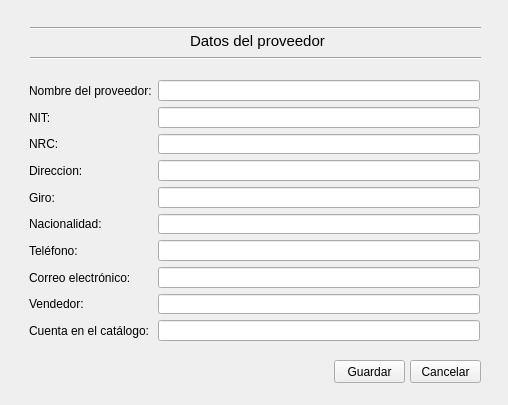
<?xml version="1.0" encoding="UTF-8"?>
<ui version="4.0">
 <class>New</class>
 <widget class="QWidget" name="New">
  <property name="geometry">
   <rect>
    <x>0</x>
    <y>0</y>
    <width>508</width>
    <height>405</height>
   </rect>
  </property>
  <property name="maximumSize">
   <size>
    <width>16777215</width>
    <height>687</height>
   </size>
  </property>
  <property name="windowTitle">
   <string>Datos del proveedor</string>
  </property>
  <widget class="QLabel" name="label">
   <property name="geometry">
    <rect>
     <x>190</x>
     <y>30</y>
     <width>141</width>
     <height>21</height>
    </rect>
   </property>
   <property name="font">
    <font>
     <pointsize>11</pointsize>
     <weight>50</weight>
     <bold>false</bold>
    </font>
   </property>
   <property name="text">
    <string>Datos del proveedor</string>
   </property>
  </widget>
  <widget class="Line" name="line">
   <property name="geometry">
    <rect>
     <x>30</x>
     <y>50</y>
     <width>451</width>
     <height>16</height>
    </rect>
   </property>
   <property name="orientation">
    <enum>Qt::Horizontal</enum>
   </property>
  </widget>
  <widget class="Line" name="line_2">
   <property name="geometry">
    <rect>
     <x>30</x>
     <y>20</y>
     <width>451</width>
     <height>16</height>
    </rect>
   </property>
   <property name="orientation">
    <enum>Qt::Horizontal</enum>
   </property>
  </widget>
  <widget class="QWidget" name="formLayoutWidget">
   <property name="geometry">
    <rect>
     <x>29</x>
     <y>80</y>
     <width>451</width>
     <height>261</height>
    </rect>
   </property>
   <layout class="QFormLayout" name="formLayout">
    <item row="0" column="0">
     <widget class="QLabel" name="nombreDelProveedorLabel">
      <property name="text">
       <string>Nombre del proveedor:</string>
      </property>
     </widget>
    </item>
    <item row="0" column="1">
     <widget class="QLineEdit" name="nombreDelProveedorLineEdit"/>
    </item>
    <item row="1" column="0">
     <widget class="QLabel" name="nitLabel">
      <property name="text">
       <string>NIT:</string>
      </property>
     </widget>
    </item>
    <item row="1" column="1">
     <widget class="QLineEdit" name="nitLineEdit"/>
    </item>
    <item row="2" column="0">
     <widget class="QLabel" name="nrcLabel">
      <property name="text">
       <string>NRC:</string>
      </property>
     </widget>
    </item>
    <item row="2" column="1">
     <widget class="QLineEdit" name="nrcLineEdit"/>
    </item>
    <item row="3" column="0">
     <widget class="QLabel" name="direccionLabel">
      <property name="text">
       <string>Direccion:</string>
      </property>
     </widget>
    </item>
    <item row="3" column="1">
     <widget class="QLineEdit" name="direccionLineEdit"/>
    </item>
    <item row="4" column="0">
     <widget class="QLabel" name="giroLabel">
      <property name="text">
       <string>Giro:</string>
      </property>
     </widget>
    </item>
    <item row="4" column="1">
     <widget class="QLineEdit" name="giroLineEdit"/>
    </item>
    <item row="5" column="0">
     <widget class="QLabel" name="nacionalidadLabel">
      <property name="text">
       <string>Nacionalidad:</string>
      </property>
     </widget>
    </item>
    <item row="5" column="1">
     <widget class="QLineEdit" name="nacionalidadLineEdit"/>
    </item>
    <item row="6" column="0">
     <widget class="QLabel" name="telefonoLabel">
      <property name="text">
       <string>Teléfono:</string>
      </property>
     </widget>
    </item>
    <item row="6" column="1">
     <widget class="QLineEdit" name="telefonoLineEdit"/>
    </item>
    <item row="7" column="0">
     <widget class="QLabel" name="correoElectronicoLabel">
      <property name="text">
       <string>Correo electrónico:</string>
      </property>
     </widget>
    </item>
    <item row="7" column="1">
     <widget class="QLineEdit" name="correoElectronicoLineEdit"/>
    </item>
    <item row="8" column="0">
     <widget class="QLabel" name="vendedorLabel">
      <property name="text">
       <string>Vendedor:</string>
      </property>
     </widget>
    </item>
    <item row="8" column="1">
     <widget class="QLineEdit" name="vendedorLineEdit"/>
    </item>
    <item row="9" column="0">
     <widget class="QLabel" name="cuentaEnElCatalogoLabel">
      <property name="text">
       <string>Cuenta en el catálogo:</string>
      </property>
     </widget>
    </item>
    <item row="9" column="1">
     <widget class="QLineEdit" name="cuentaEnElCatalogoLineEdit"/>
    </item>
   </layout>
  </widget>
  <widget class="QPushButton" name="btn_save">
   <property name="geometry">
    <rect>
     <x>334</x>
     <y>360</y>
     <width>71</width>
     <height>23</height>
    </rect>
   </property>
   <property name="text">
    <string>Guardar</string>
   </property>
  </widget>
  <widget class="QPushButton" name="btn_cancel">
   <property name="geometry">
    <rect>
     <x>410</x>
     <y>360</y>
     <width>71</width>
     <height>23</height>
    </rect>
   </property>
   <property name="text">
    <string>Cancelar</string>
   </property>
  </widget>
 </widget>
 <resources/>
 <connections/>
</ui>
